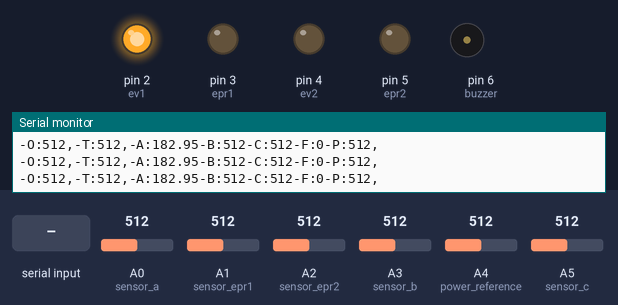
Simulated run of this sketch. Board: Arduino Uno, built with avr-gcc and run on an emulated ATmega328P. On the bench: output pins drawn as LEDs (lit = HIGH), buzzer (waves = sounding, pin HIGH), the last lines printed to the serial monitor. The test bench sets the inputs (shaded band); at power-on: A0 (sensor_a) = 512, A1 (sensor_epr1) = 512, A2 (sensor_epr2) = 512, A3 (sensor_b) = 512, A4 (power_reference) = 512, A5 (sensor_c) = 512.

Above: at 1.2 s.
1.3 s: A0 (sensor_a) set to 307
4.3 s: A0 (sensor_a) set to 287
10.3 s: "b\n" received over Serial
At 10.9 s:
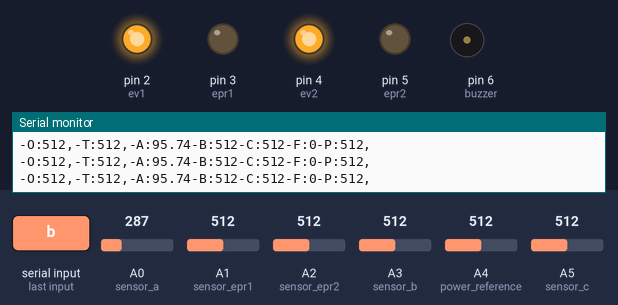
13.3 s: A1 (sensor_epr1) set to 111
14.8 s: A1 (sensor_epr1) set to 90
Timing chart, 0 to 17.3 s (numbered marks = the images above; inputs shaded):
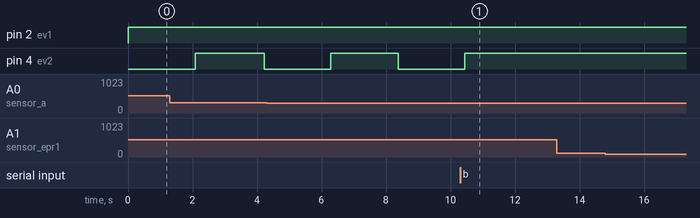

Measured:
- after the input at 10.3 s, pin 4 (ev2): goes on until 10.4 s, then stays HIGH

The sketch:

vent.ino
```cpp
#include <Wire.h> // I2C library
// Outputs:
int epr1 = 3;// PWM for Electronic Pressure Regulator 1 - Air
int epr2 = 5;// PWM for Electronic Pressure Regulator 2 - Oxygen
int buzzer = 6;// PWM for Buzzer
int ev1 = 2;// Electric Valve 1
int ev2 = 4;// Electric Valve 2
int address_flow_sensor = 73; // (0x49)


// Inputs:
int power_reference = A4;//Power detection
int sensor_a = A0;// Pressure of tank
int sensor_epr1 = A1;// Pressure sensor on Electronic Pressure Regulator 1 - Air
int sensor_epr2 = A2; // Pressure sensor on Electronic Pressure Regulator 2 - Oxygen
int sensor_b = A3;// Input pressure
int sensor_c = A5;// Pressure sensor on exhalation

//Variables
int start_var = 0;
bool stringComplete = false;
int flow_meter_read = 0;

//Variables fro receiving data from USB:
String inputString = "";
String temp = "";
String volumeString = "";
String breathString = "";
String peepString = "";
String ratioString = "";
String oxygenString = "";
String alarmString = "";
String temp_string = "";

//Variables for setting outputs:
int epr1_presssure = 0;
int epr2_presssure = 0;

//Misc Variables:
int a = 0;
int volume = 0;
int breath = 12;
int peep = 5;
int ratio = 1;
int oxygen = 21;
int alarm = 30;
int lenght = 0;

void setup() {
  // Declare pins an OUTPUT:
  pinMode(epr1, OUTPUT);
  pinMode(epr2, OUTPUT);
  pinMode(buzzer, OUTPUT);
  pinMode(ev1, OUTPUT);
  pinMode(ev2, OUTPUT);


  // Declare pins an INPUT:
  pinMode(power_reference, INPUT);//Power detection
  pinMode(sensor_a, INPUT);//Air pressure in Tank
  pinMode(sensor_epr1, INPUT);//Air pressure
  pinMode(sensor_epr2, INPUT);//Oxygen pressure
  pinMode(sensor_b, INPUT);//Input pressure
  pinMode(sensor_c, INPUT);//Exhale pressure

  digitalWrite(ev1, LOW); //Close Valve 1
  digitalWrite(ev2, HIGH); //Open Valve 2


  // Comm setup:
  Wire.begin();// join i2c bus (address optional for master)
  Serial.begin(9600);// start Serial for output
  //incoming_data.reserve(200);


}


//Main program
void loop() {
  Serial.print("-O:");//ERP1 Reading
  Serial.print(analogRead(sensor_epr1));
  Serial.print(",");
  Serial.print("-T:");//ERP2 Reading
  Serial.print(analogRead(sensor_epr2));
  Serial.print(",");
  Serial.print("-A:");//Sensor A reading
  Serial.print(((analogRead(sensor_a))-40)/2.58);
  Serial.print("-B:");//Sensor B reading
  Serial.print(analogRead(sensor_b));
  Serial.print("-C:");//Sensor C reading
  Serial.print(analogRead(sensor_c));
  Serial.print("-F:");//Flow reading
  Serial.print(flow_meter_read);
  Serial.print("-P:");//Power reference (to detect if power goes down).
  Serial.print(analogRead(power_reference));
  Serial.println(",");


  serialEvent();
 if (stringComplete) {

    temp = inputString.charAt(0);
    lenght = inputString.length();
    volumeString ="";
    breathString = "";
    peepString = "";
    ratioString = "";
    oxygenString = "";
    alarmString = "";

    if (temp == "v") {
      for (int i = 1; i <= lenght; i = i + 1){
        temp_string = inputString.charAt(i);
        volumeString += temp_string;
      }
      volume = volumeString.toInt();
      Serial.println(volume);
    }
    else if (temp == "b") {
      for (int i = 1; i <= lenght; i = i + 1){
        temp_string = inputString.charAt(i);
        breathString += temp_string;
      }
      breath = breathString.toInt();
      Serial.println(breath);
    }
    else if (temp == "p") {
      for (int i = 1; i <= lenght; i = i + 1){
        temp_string = inputString.charAt(i);
        peepString += temp_string;
      }
      peep = peepString.toInt();
      Serial.println(peep);
    }
     else if (temp == "o") {
      for (int i = 1; i <= lenght; i = i + 1){
        temp_string = inputString.charAt(i);
        oxygenString += temp_string;
      }
      oxygen = oxygenString.toInt();
      Serial.println(oxygen);
    }
    else if (temp == "r") {
      for (int i = 1; i <= lenght; i = i + 1){
        temp_string = inputString.charAt(i);
        ratioString += temp_string;
      }
      ratio = ratioString.toInt();
      Serial.println(ratio);
    }
    else if (temp == "a") {
      for (int i = 1; i <= lenght; i = i + 1){
        temp_string = inputString.charAt(i);
        alarmString += temp_string;
      }
      alarm = alarmString.toInt();
      Serial.println(alarm);
    }
    // clear the string:
    inputString = "";
    stringComplete = false;


  }

  digitalWrite(ev1, HIGH); //Open Valve 1
  digitalWrite(ev2, LOW); //Close Valve 2
  analogWrite(epr1, volume);
  int time_ratio = (((60/breath)/(1+ratio))*60)/2.85;
  for (int bal = 0; bal < time_ratio; bal = bal + 1) {
    Serial.print("-O:");//ERP1 Reading
    Serial.print(analogRead(sensor_epr1));
    Serial.print(",");
    Serial.print("-T:");//ERP2 Reading
    Serial.print(analogRead(sensor_epr2));
    Serial.print(",");
    Serial.print("-A:");//Sensor A reading
     Serial.print(((analogRead(sensor_a))-40)/2.58);
    Serial.print("-B:");//Sensor B reading
    Serial.print(analogRead(sensor_b));
    Serial.print("-C:");//Sensor C reading
    Serial.print(analogRead(sensor_c));
    Serial.print("-F:");//Flow reading
    Serial.print(flow_meter_read);
    Serial.print("-P:");//Power reference (to detect if power goes down).
    Serial.print(analogRead(power_reference));
    Serial.println(",");
    serialEvent();
    delay(1);

  }
  analogWrite(epr1, 0);
  digitalWrite(ev2, HIGH); //Open Valve 2
    int comp = time_ratio*ratio;
    for (int dela = 0; dela < comp; dela = dela + 1) {
    Serial.print("-O:");//ERP1 Reading
    Serial.print(analogRead(sensor_epr1));
    Serial.print(",");
    Serial.print("-T:");//ERP2 Reading
    Serial.print(analogRead(sensor_epr2));
    Serial.print(",");
    Serial.print("-A:");//Sensor A reading
     Serial.print(((analogRead(sensor_a))-40)/2.58);
    Serial.print("-B:");//Sensor B reading
    Serial.print(analogRead(sensor_b));
    Serial.print("-C:");//Sensor C reading
    Serial.print(analogRead(sensor_c));
    Serial.print("-F:");//Flow reading
    Serial.print(flow_meter_read);
    Serial.print("-P:");//Power reference (to detect if power goes down).
    Serial.print(analogRead(power_reference));
    Serial.println(",");
    serialEvent();
    delay(1);

  }
 }


void serialEvent() {
  while (Serial.available()) {
    // get the new byte:
    char inChar = (char)Serial.read();
    // add it to the inputString:
    inputString += inChar;
    // if the incoming character is a newline, set a flag so the main loop can
    // do something about it:
    if (inChar == '\n') {
      stringComplete = true;
    }
  }
}


int read_flow(int address) {
  //start the communication with IC with the address 73
  Wire.beginTransmission(address);
  //send a bit and ask for register zero
  Wire.write(0);
  //end transmission
  Wire.endTransmission();
  //request 1 byte from address 73
  Wire.requestFrom(address, 1);
  //wait for response
  while(Wire.available() == 0);
  //put the temperature in variable c
  int cs = Wire.read();
  return cs;
}
```
